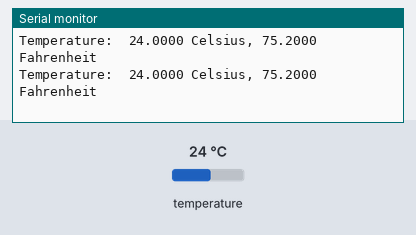
Simulated run of this sketch. Board: Arduino Uno, built with avr-gcc and run on an emulated ATmega328P. On the bench: the last lines printed to the serial monitor. Inputs (shaded band) come from the test bench; at power-on: temperature 24 °C.

Above: at 1.6 s.
1.7 s: temperature set to 12 °C
At 3.0 s:
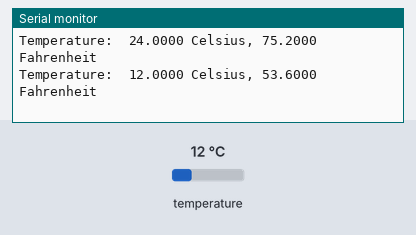
3.2 s: temperature set to 19 °C
At 3.2 s:
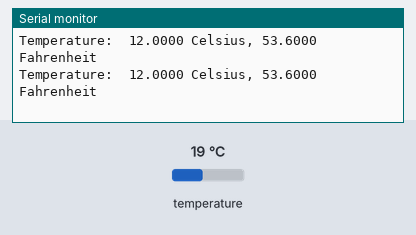
Timing chart, 0 to 6.2 s (numbered marks = the images above; inputs shaded):
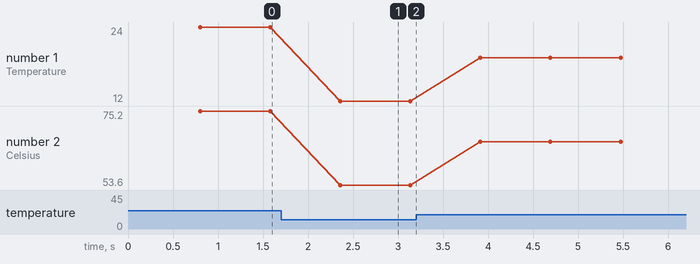

Measured:
- after the input at 1.7 s, the serial monitor: prints a new line after 0.66 s (image 1)
- plotted number 1: 24 → 12 after the input at 1.7 s, 12 → 19 after the input at 3.2 s
- plotted number 2: 75.2 → 53.6 after the input at 1.7 s, 53.6 → 66.2 after the input at 3.2 s

The sketch:

sensor_temp2.ino.ino
```cpp
#include <OneWire.h>
#include <DallasTemperature.h>

// Sensor input pin
#define DATA_PIN 10
// How many bits to use for temperature values: 9, 10, 11 or 12
#define SENSOR_RESOLUTION 12
// Index of sensors connected to data pin, default: 0
#define SENSOR_INDEX 0

OneWire oneWire(DATA_PIN);
DallasTemperature sensors(&oneWire);
DeviceAddress sensorDeviceAddress;

void setup()
{
  Serial.begin(9600);

  sensors.begin();
  sensors.getAddress(sensorDeviceAddress, 0);
  sensors.setResolution(sensorDeviceAddress, SENSOR_RESOLUTION);
}


void loop()
{
  sensors.requestTemperatures();
  // Measurement may take up to 750ms

  float temperatureInCelsius = sensors.getTempCByIndex(SENSOR_INDEX);
  float temperatureInFahrenheit = sensors.getTempFByIndex(SENSOR_INDEX);

  Serial.print("Temperature:\t");
  Serial.print(temperatureInCelsius, 4);
  Serial.print(" Celsius, ");
  Serial.print(temperatureInFahrenheit, 4);
  Serial.println(" Fahrenheit");
}
```
